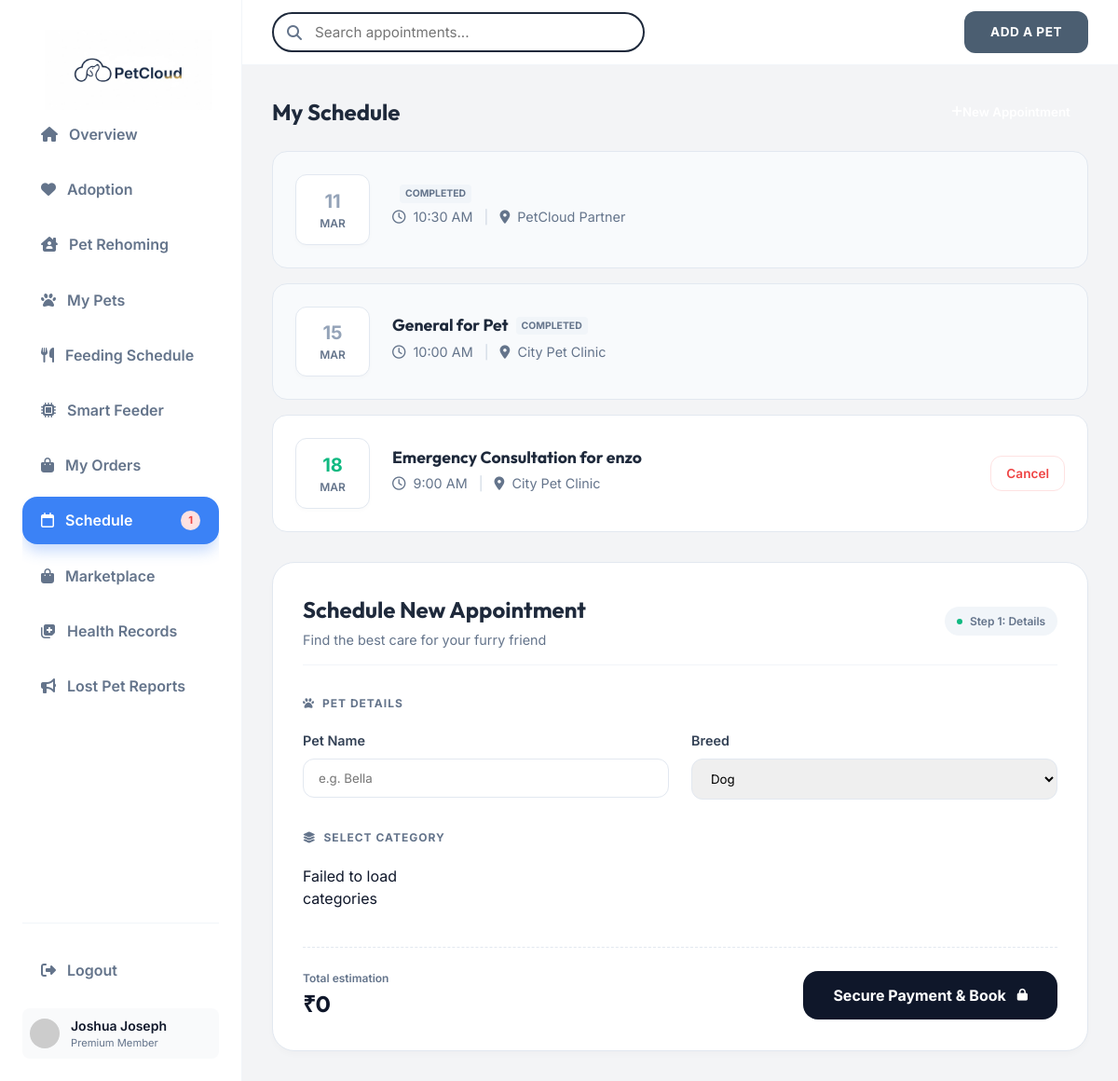
The app's page /schedule.php (signed in) with its own data.
### tables this page shows
CREATE TABLE `appointments` (
  `id` int(11) NOT NULL,
  `user_id` int(11) NOT NULL,
  `payment_id` varchar(255) DEFAULT NULL,
  `payment_method` varchar(50) DEFAULT 'Card',
  `hospital_id` int(11) DEFAULT NULL,
  `pet_name` varchar(100) DEFAULT NULL,
  `breed` varchar(100) DEFAULT NULL,
  `pet_id` int(11) DEFAULT NULL,
  `service_type` varchar(100) NOT NULL,
  `title` varchar(255) DEFAULT NULL,
  `cost` decimal(10,2) DEFAULT NULL,
  `appointment_date` date NOT NULL,
  `appointment_time` time NOT NULL,
  `status` enum('pending','confirmed','cancelled','completed') DEFAULT 'pending',
  `provider_name` varchar(255) DEFAULT NULL,
  `description` text DEFAULT NULL,
  `created_at` timestamp NOT NULL DEFAULT current_timestamp()
);

CREATE TABLE `hospitals` (
  `id` int(11) NOT NULL,
  `name` varchar(255) NOT NULL,
  `address` text NOT NULL,
  `image_url` varchar(255) DEFAULT NULL,
  `contact_number` varchar(20) DEFAULT NULL,
  `rating` decimal(2,1) DEFAULT 4.5,
  `created_at` timestamp NOT NULL DEFAULT current_timestamp()
);

### schedule.php (the view, shortened to what this page needs)
<?php
require_once 'db_connect.php';
$user_id = $_SESSION['user_id'];
try {
    $pdo->query("SELECT payment_id FROM appointments LIMIT 1");
} catch (PDOException $e) {
    try {
        $pdo->query("SELECT 1 FROM appointments LIMIT 1");
        $pdo->exec("ALTER TABLE appointments ADD COLUMN payment_id VARCHAR(255) AFTER user_id");
    } catch (PDOException $ex) {
    }
}
$apptStmt = $pdo->prepare("
    SELECT a.*, h.name as hospital_name, h.image_url as hospital_image
    FROM appointments a
    LEFT JOIN hospitals h ON a.hospital_id = h.id
    WHERE a.user_id = ? AND a.status != 'cancelled'
    ORDER BY a.appointment_date ASC, a.appointment_time ASC
");
$apptStmt->execute([$user_id]);
$appointments = $apptStmt->fetchAll();
?>
<!DOCTYPE html>
<html lang="en">
<head>
    <link rel="stylesheet" href="https://cdnjs.cloudflare.com/ajax/libs/font-awesome/6.4.0/css/all.min.css">
    <link rel="stylesheet" href="css/styles.css">
</head>
<body class="dashboard-page">
    <div class="dashboard-container">
        <?php include 'user-sidebar.php'; ?>
        <main class="main-content">
            <header class="top-header">
                <div class="search-bar">
                    <i class="fa-solid fa-magnifying-glass"></i>
                    <input type="text" placeholder="Search appointments...">
                </div>
                <div class="header-actions">
                    <a href="mypets.php" class="btn"
                        style="background: #4b5e71; color: white; padding: 0.75rem 1.75rem; border-radius: 0.75rem; font-weight: 700; font-size: 0.85rem; letter-spacing: 0.5px; text-decoration:none;">
                        ADD A PET
                    </a>
                </div>
            </header>
            <div class="content-wrapper">
                <div class="schedule-container">
                    <div class="appointments-list-section">
                        <div
                            style="display:flex; justify-content:space-between; align-items:center; margin-bottom:1.5rem;">
                            <h2 style="font-family:'Outfit'; font-size:1.5rem; color:#1e293b;">My Schedule</h2>
                            <button
                                onclick="document.getElementById('bookingSection').scrollIntoView({behavior: 'smooth'})"
                                class="btn"
                                style="background:var(--primary); color:white; padding:0.6rem 1.2rem; border-radius:0.75rem; font-weight:600; cursor:pointer; border:none;">
                                <i class="fa-solid fa-plus"></i> New Appointment
                            </button>
                        </div>
                        <?php if (empty($appointments)): ?>
                            <div
                                style="text-align: center; padding: 4rem 2rem; background:white; border-radius:1.5rem; border:1px dashed #cbd5e1;">
                                <div
                                    style="width:60px; height:60px; background:#f1f5f9; border-radius:50%; display:flex; align-items:center; justify-content:center; margin:0 auto 1rem; color:#94a3b8; font-size:1.5rem;">
                                    <i class="fa-regular fa-calendar"></i>
                                </div>
                                <h3 style="color:#64748b; font-size:1rem; margin-bottom:0.5rem;">No appointments scheduled
                                </h3>
                                <p style="color:#94a3b8; font-size:0.9rem; max-width:300px; margin:0 auto;">Ready to book a
                                    checkup, grooming session, or playdate?</p>
                            </div>
                        <?php else: ?>
                            <div class="schedule-list" style="display:grid; grid-template-columns:1fr; gap:1rem;">
                                <?php foreach ($appointments as $appt):
                                    $apptDate = new DateTime($appt['appointment_date']);
                                    $isPast = $apptDate < new DateTime('today');
                                    $statusColor = $isPast ? '#94a3b8' : '#10b981';
                                    $bg = $isPast ? '#f8fafc' : 'white';
                                    $border = $isPast ? '#e2e8f0' : '#e2e8f0';
                                    ?>
                                    <div class="appt-card"
                                        style="background:<?php echo $bg; ?>; border:1px solid <?php echo $border; ?>; padding:1.5rem; border-radius:1rem; display:flex; align-items:center; gap:1.5rem;">
                                        <div
                                            style="background:white; border:1px solid #e2e8f0; padding:0.8rem 1rem; border-radius:0.75rem; text-align:center; min-width:80px; box-shadow:0 2px 4px rgba(0,0,0,0.02);">
                                            <div style="font-weight:700; color:<?php echo $statusColor; ?>; font-size:1.25rem;">
                                                <?php echo $apptDate->format('d'); ?>
                                            </div>
                                            <div
                                                style="font-size:0.75rem; color:#64748b; text-transform:uppercase; font-weight:600;">
                                                <?php echo $apptDate->format('M'); ?>
                                            </div>
                                        </div>
                                        <div style="flex:1;">
                                            <div style="display:flex; align-items:center; gap:0.5rem; margin-bottom:0.25rem;">
                                                <h3 style="font-family:'Outfit'; font-size:1.1rem; margin:0; color:#1e293b;">
                                                    <?php echo htmlspecialchars($appt['title'] ?? ''); ?>
                                                </h3>
                                                <?php if ($isPast): ?>
                                                    <span
                                                        style="background:#f1f5f9; color:#64748b; font-size:0.65rem; padding:2px 6px; border-radius:4px; font-weight:700;">COMPLETED</span>
                                                <?php endif; ?>
                                            </div>
                                            <p style="color:#64748b; font-size:0.9rem; margin-bottom:0.5rem;">
                                                <i class="fa-regular fa-clock" style="margin-right:4px;"></i>
                                                <?php echo date('g:i A', strtotime($appt['appointment_time'])); ?>
                                                <span style="margin:0 8px; color:#cbd5e1;">|</span>
                                                <i class="fa-solid fa-location-dot" style="margin-right:4px;"></i>
                                                <?php echo htmlspecialchars($appt['hospital_name'] ?? 'PetCloud Partner'); ?>
                                            </p>
                                        </div>
                                        <?php if (!$isPast): ?>
                                            <form method="POST"
                                                onsubmit="return confirm('Are you sure you want to cancel this appointment?');">
                                                <button type="submit"
                                                    style="background:white; border:1px solid #fee2e2; color:#ef4444; padding:0.6rem 1rem; border-radius:0.75rem; font-weight:600; cursor:pointer; font-size:0.85rem; transition:0.2s;"
                                                    onmouseover="this.style.background='#fee2e2'"
                                                    onmouseout="this.style.background='white'">
                                                    Cancel
                                                </button>
                                            </form>
                                        <?php endif; ?>
                                    </div>
                                <?php endforeach; ?>
                            </div>
                        <?php endif; ?>
                    </div>
                    <div id="bookingSection" class="booking-form-wrapper">
                        <div class="form-header"
                            style="display:flex; justify-content:space-between; align-items:center; margin-bottom:2rem; border-bottom:1px solid #f1f5f9; padding-bottom:1rem;">
                            <div>
                                <h2
                                    style="font-family:'Outfit'; font-size:1.5rem; color:#1e293b; margin-bottom:0.25rem;">
                                    Schedule New Appointment</h2>
                                <p style="color:#64748b; font-size:0.9rem;">Find the best care for your furry friend</p>
                            </div>
                            <div class="step-badge" id="stepBadge">
                                <div class="step-dot"></div> Step 1: Details
                            </div>
                        </div>
                        <form method="POST" id="bookingForm">
                            <div id="step1">
                                <div class="section-label"><i class="fa-solid fa-paw"></i> Pet Details</div>
                                <div style="display:grid; grid-template-columns:1fr 1fr; gap:1.5rem;">
                                    <div class="form-group">
                                        <label
                                            style="display:block; font-size:0.9rem; font-weight:600; color:#334155; margin-bottom:0.5rem;">Pet
                                            Name</label>
                                        <input type="text" name="pet_name" id="petNameInput" class="form-control"
                                            style="width:100%; padding:0.75rem 1rem; border:1px solid #e2e8f0; border-radius:0.75rem;"
                                            placeholder="e.g. Bella" required>
                                    </div>
                                    <div class="form-group">
                                        <label
                                            style="display:block; font-size:0.9rem; font-weight:600; color:#334155; margin-bottom:0.5rem;">Breed</label>
                                        <select name="breed" class="form-control"
                                            style="width:100%; padding:0.75rem 1rem; border:1px solid #e2e8f0; border-radius:0.75rem;"
                                            required>
                                            <option value="Dog">Dog</option>
                                        </select>
                                    </div>
                                </div>
                                <div class="section-label"><i class="fa-solid fa-layer-group"></i> Select Category</div>
                                <div id="categoryGrid" class="service-grid">
                                </div>
                            </div>
                            <div class="form-footer"
                                style="margin-top:2.5rem; display:flex; justify-content:space-between; align-items:center; padding-top:1.5rem; border-top:1px dashed #e2e8f0;">
                                <div class="total-box">
                                    <span
                                        style="display:block; font-size:0.75rem; color:#64748b; font-weight:600;">Total
                                        estimation</span>
                                    <div class="total-price" id="totalPriceDisplay"
                                        style="font-size:1.5rem; font-weight:700; font-family:'Outfit'; color:#0f172a;">
                                        ₹0</div>
                                </div>
                                <button type="button" class="btn-confirm" id="btnContinue"
                                    style="background:#0f172a; color:white; padding:1rem 2rem; border-radius:1rem; border:none; font-weight:700; font-size:1rem; cursor:pointer; display:flex; align-items:center; gap:0.75rem; transition:0.3s;">
                                    Secure Payment & Book <i class="fa-solid fa-lock" style="font-size: 0.8rem;"></i>
                                </button>
                            </div>
                        </form>
                    </div>
                </div>
            </div>
        </main>
    </div>
</body>
</html>

### css/styles.css (style rules this page uses)
:root { --primary-color: #3b82f6; --primary-hover: #2563eb; --text-main: #0f172a; --text-muted: #64748b; --bg-light: #fefcf9; --white: #ffffff; --border-color: #f1f5f9; --accent-yellow: #fde68a; --accent-green: #10b981; --glass-bg: rgba(255, 255, 255, 0.7); --shadow-premium: 0 20px 25px -5px rgba(0, 0, 0, 0.05), 0 10px 10px -5px rgba(0, 0, 0, 0.02); --shadow-lg: 0 10px 15px -3px rgba(0, 0, 0, 0.1); }
* { margin: 0; padding: 0; box-sizing: border-box; font-family: 'Inter', 'Outfit', sans-serif; }
body { background-color: var(--bg-light); color: var(--text-main); line-height: 1.5; -webkit-font-smoothing: antialiased; overflow-x: hidden; }
h1, h2, h3, h4, h5, h6 { font-weight: 700; color: var(--text-main); }
a { text-decoration: none; color: inherit; transition: color 0.2s; }
.btn { display: inline-flex; align-items: center; justify-content: center; padding: 0.75rem 1.5rem; border-radius: 0.5rem; font-weight: 500; cursor: pointer; transition: all 0.2s; }
.dashboard-page { background-color: #f3f4f6; display: block; height: 100vh; overflow: hidden; }
.dashboard-container { display: flex; height: 100%; }
.main-content { flex: 1; display: flex; flex-direction: column; overflow: hidden; }
.top-header { height: 70px; background: white; border-bottom: 1px solid var(--border-color); display: flex; align-items: center; justify-content: space-between; padding: 0 2rem; }
.search-bar { position: relative; width: 400px; }
.search-bar input { width: 100%; padding: 0.6rem 1rem 0.6rem 2.75rem; border: 2px solid #1e293b; background: #ffffff; border-radius: 2rem; font-size: 0.95rem; transition: all 0.2s ease; outline: none; }
.search-bar i { position: absolute; left: 1rem; top: 50%; transform: translateY(-50%); color: var(--text-muted); }
.header-actions { display: flex; align-items: center; gap: 1rem; }
.content-wrapper { flex: 1; overflow-y: auto; padding: 2rem; }

### schedule.php (style rules this page uses)
.schedule-container { display: grid; gap: 2rem; }
.booking-form-wrapper { background: white; border-radius: 1.5rem; padding: 2rem; box-shadow: 0 4px 6px rgba(0, 0, 0, 0.02); border: 1px solid #e2e8f0; }
.step-badge { background: #f1f5f9; color: #64748b; padding: 0.4rem 0.8rem; border-radius: 2rem; font-size: 0.75rem; font-weight: 600; display: flex; align-items: center; gap: 0.5rem; margin-left: auto; }
.step-dot { width: 6px; height: 6px; background: #10b981; border-radius: 50%; }
.section-label { display: flex; align-items: center; gap: 0.5rem; font-size: 0.75rem; font-weight: 700; color: #64748b; text-transform: uppercase; letter-spacing: 1px; margin-bottom: 1.25rem; margin-top: 2rem; }
.service-grid { display: grid; grid-template-columns: repeat(auto-fill, minmax(140px, 1fr)); gap: 1rem; }

### records on screen
appointments: appointment_date "11", appointment_date "MAR", shows "COMPLETED", appointment_time "10:30 AM", hospital_name "PetCloud Partner"
appointments: appointment_date "15", appointment_date "MAR", title "General for Pet", shows "COMPLETED", appointment_time "10:00 AM", hospital.name "City Pet Clinic"
appointments: appointment_date "18", appointment_date "MAR", title "Emergency Consultation for enzo", appointment_time "9:00 AM", hospital.name "City Pet Clinic"

### other values on screen
$upcomingCount "1"
$user_name "Joshua Joseph"
